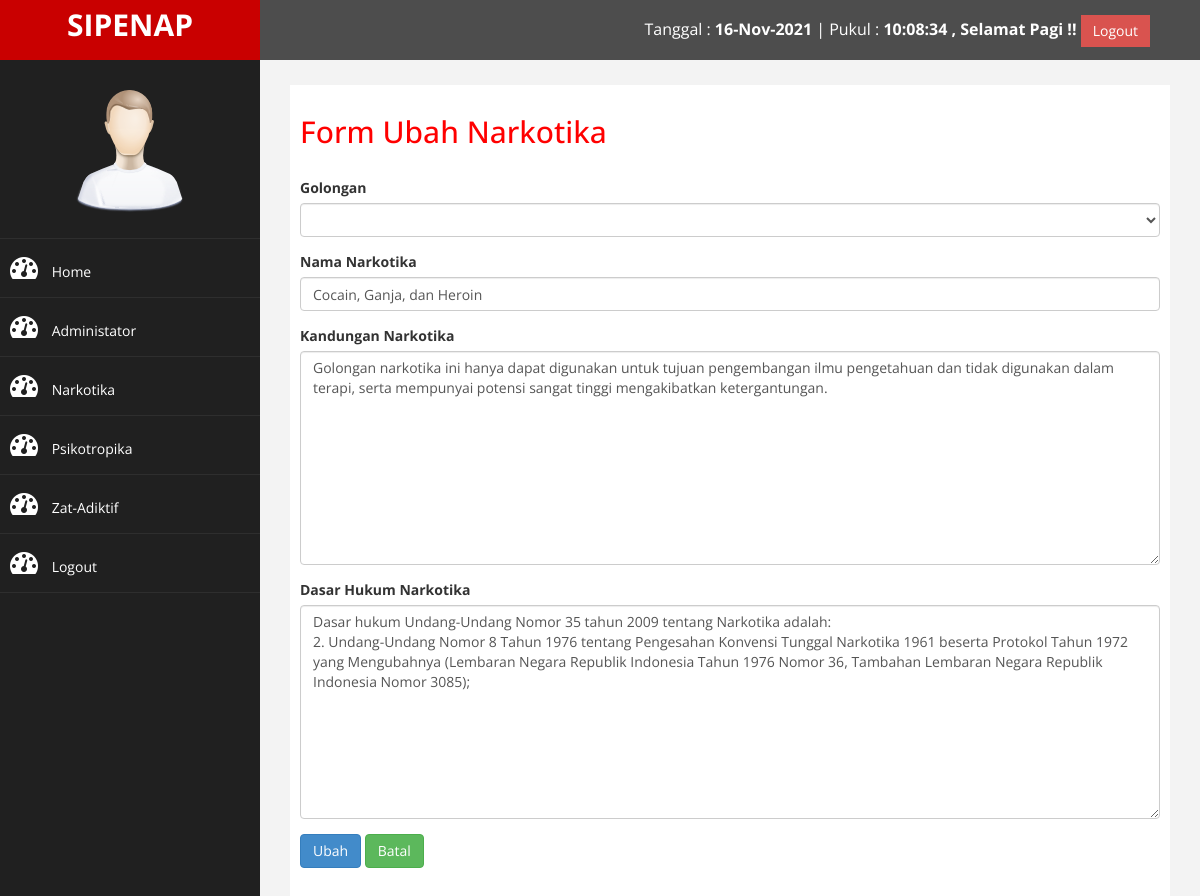
Page /admin/index.php?halaman=ubah_narkotika&id=1 (signed in) on the committed database.
### tables this page shows
CREATE TABLE `narkotika` (
  `id_narkotika` int(11) NOT NULL,
  `golongan_narkotika` varchar(20) NOT NULL,
  `nama_narkotika` text NOT NULL,
  `kandungan_narkotika` text NOT NULL,
  `dasar_hukum_narkotika` text NOT NULL
);

### admin/ubah_narkotika.php (the view, shortened to what this page needs)
<h2>Form Ubah Narkotika</h2><br>
<?php
	$ambil = $koneksi->query("SELECT * FROM narkotika WHERE id_narkotika='$_GET[id]'");
	$pecah = $ambil->fetch_assoc();
?>
<form method="post" enctype="multipart/form-data">
	<div class="form-group">
		<label for="golongan">Golongan</label>
		<select class="form-control" name="golongan" id="golongan" required="true">
			<option value=""></option>
			<option value="Golongan I">Golongan I</option>
		</select>
	</div>
	<div class="form-group">
		<label for="nama">Nama Narkotika</label>
		<input type="text" name="nama" class="form-control" id="nama" value="<?php echo $pecah['nama_narkotika']; ?>" placeholder="Masukkan nama anda" required>
	</div>
	<div class="form-group">
		<label for="kandungan">Kandungan Narkotika</label>
		<textarea name="kandungan" class="form-control" rows="10" id="kandungan" placeholder="Masukkan kandungan narkotika" required><?php echo $pecah['kandungan_narkotika']; ?></textarea>
	</div>
	<div class="form-group">
		<label for="hukum">Dasar Hukum Narkotika</label>
		<textarea name="hukum" class="form-control" rows="10" id="hukum" placeholder="Masukkan ketentuan hukum narkotika" required><?php echo $pecah['dasar_hukum_narkotika']; ?></textarea>
	</div>
	<div class="form-group">
		<button name="ubah" class="btn btn-primary">Ubah</button>
		<a class="btn btn-success" href="index.php?halaman=narkotika">Batal</a>
	</div>
</form>

### admin/assets/css/custom.css (style rules this page uses)
body { font-family: 'Open Sans', sans-serif; }
h2 { color: #f00; }

### rows in the picture
narkotika: nama "Cocain, Ganja, dan Heroin", kandungan "Golongan narkotika ini hanya dapat digunakan untuk tujuan pengembangan ilmu pengetahuan dan tidak digunakan dalam terapi, serta mempunyai potensi sangat tinggi mengakibatkan ketergantungan.", hukum "Dasar hukum Undang-Undang Nomor 35 tahun 2009 tentang Narkotika adalah: 2. Undang-Undang Nomor 8 Tahun 1976 tentang Pengesahan Konvensi Tunggal Narkotika 1961 beserta Protokol Tahun 1972 yang Mengubahnya (Lembaran Negara Republik Indonesia Tahun 1976 Nomor 36, Tambahan Lembaran Negara Republik Indonesia Nomor 3085);"
